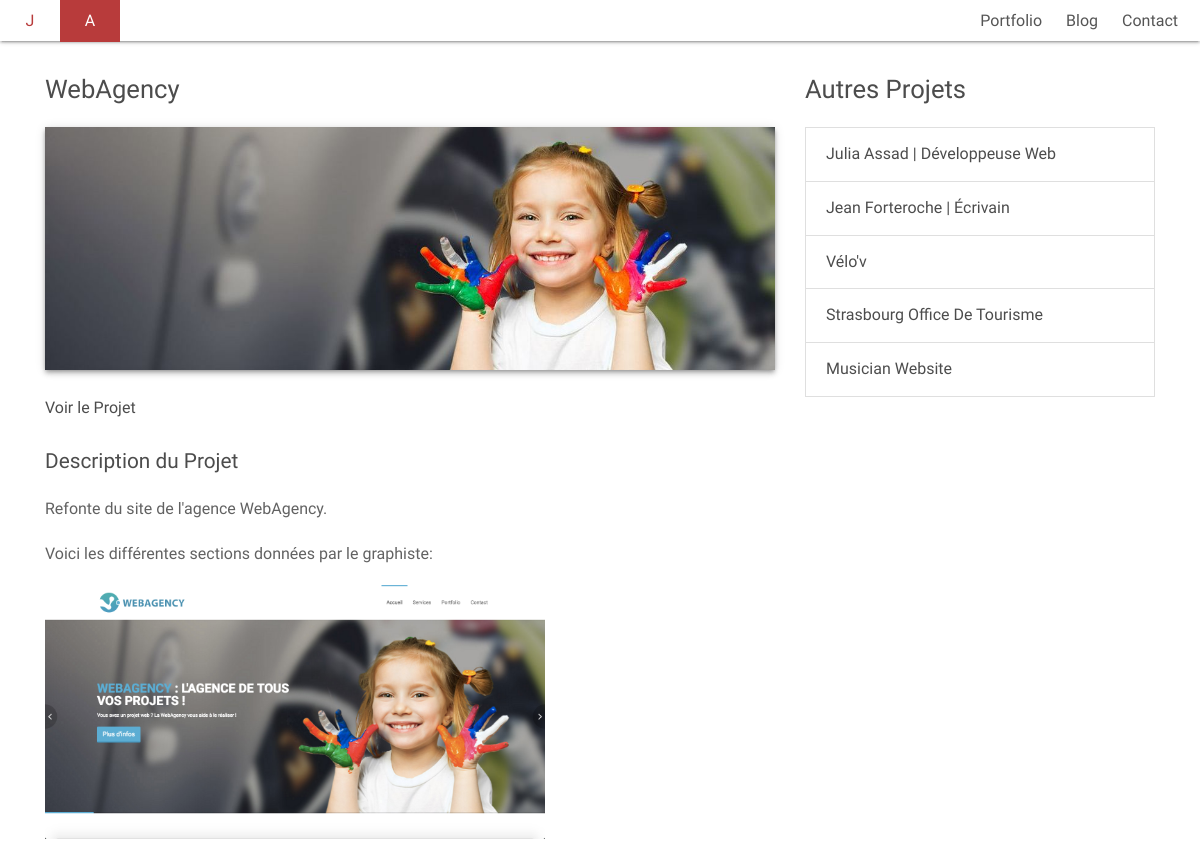
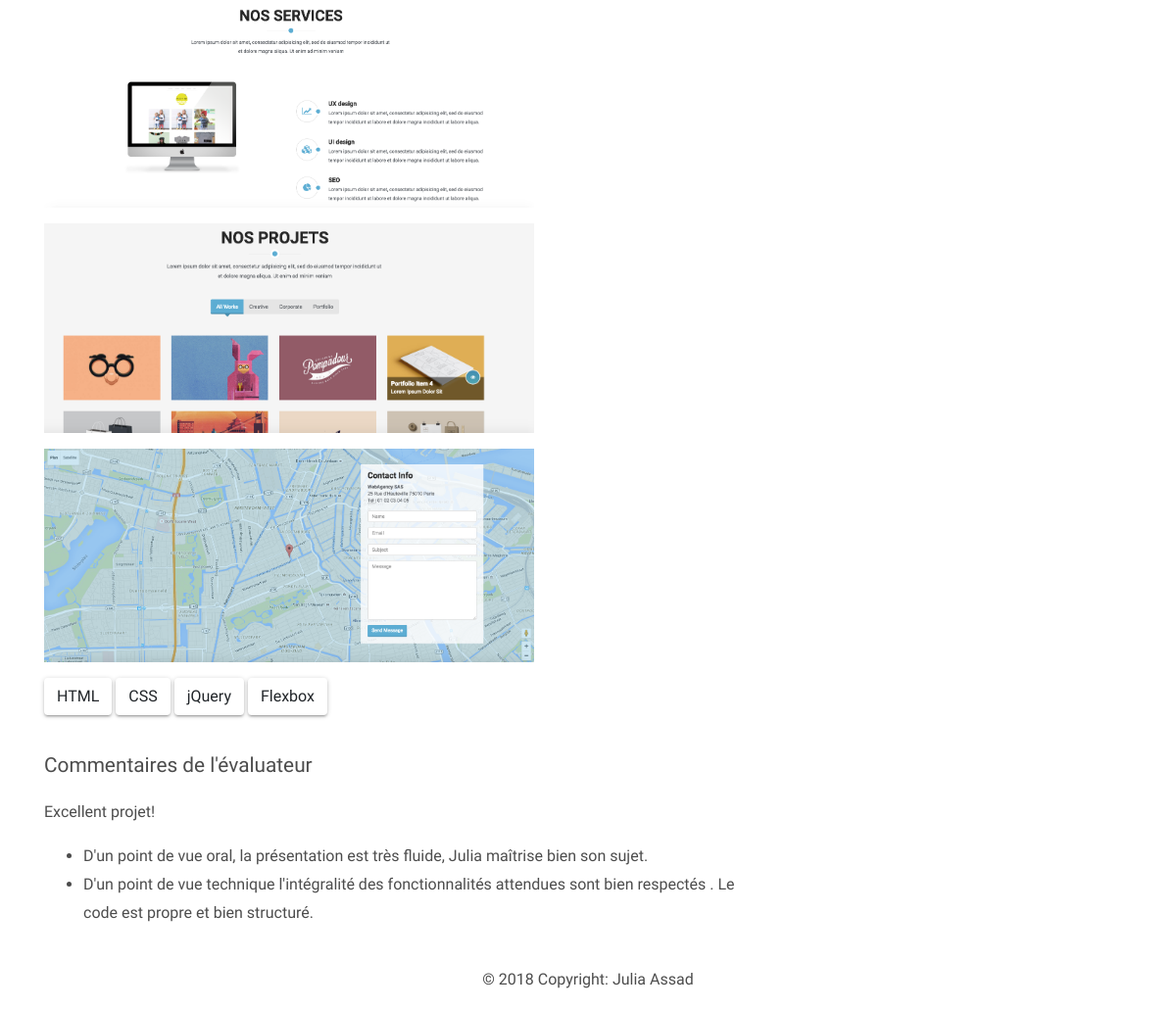
/Portfolio/projets/webagency, run on the app's committed database (2 pictures, top to bottom).
### tables this page shows
CREATE TABLE `projects` (
  `id` int(11) NOT NULL,
  `project_name` varchar(255) NOT NULL,
  `project_description` text NOT NULL,
  `project_sm_image` varchar(255) NOT NULL,
  `project_lg_image` varchar(255) NOT NULL,
  `project_url` varchar(255) NOT NULL,
  `project_comments` text NOT NULL,
  `project_slug` text NOT NULL,
  `is_published` tinyint(1) NOT NULL DEFAULT '0'
);

CREATE TABLE `project_categories` (
  `id` int(11) NOT NULL,
  `project_id` int(11) NOT NULL,
  `category_id` int(11) NOT NULL
);

CREATE TABLE `categories` (
  `category_id` int(11) NOT NULL,
  `category_name` varchar(255) NOT NULL,
  `category_type` varchar(255) NOT NULL,
  `category_name_slug` varchar(255) NOT NULL,
  `category_type_slug` varchar(255) NOT NULL
);

### app/libraries/Core.php (called while the page is built, shortened)
<?php
class Core
{
 protected $currentMethod = 'Index';
 public function __construct()
 {
  $url = $this->getUrl();
  if (file_exists('../app/controllers/' . ucwords($url[0]) . '.php')) {
   unset($url[0]);
  }
  $this->currentController = new $this->currentController;
  if (isset($url[1])) {
   if (method_exists($this->currentController, $url[1])) {
    $this->currentMethod = $url[1];
    unset($url[1]);
   }
  }
  $this->params = $url ? array_values($url) : [];
  call_user_func_array([$this->currentController, $this->currentMethod], $this->params);
 }
 public function getUrl()
 {
  if (isset($_GET['url'])) {
   $url = rtrim($_GET['url'], '/');
   $url = filter_var($url, FILTER_SANITIZE_URL);
   $url = explode('/', $url);
   return $url;
  }
 }
}

### build/index.php (called while the page is built, shortened)
<?php
$init = new Core;

### app/libraries/Database.php (called while the page is built, shortened)
<?php
class Database
{
 private $host = DB_HOST;
 private $user = DB_USER;
 private $pass = DB_PASS;
 private $dbname = DB_NAME;
 private $dbh;
 private $stmt;
 public function __construct()
 {
  $dsn = 'mysql:host=' . $this->host . ';dbname=' . $this->dbname;
  $options = array(
   PDO::ATTR_PERSISTENT => true,
   PDO::ATTR_ERRMODE => PDO::ERRMODE_EXCEPTION,
  );
  try {
   $this->dbh = new PDO($dsn, $this->user, $this->pass, $options);
  } catch (PDOException $e) {
   $this->error = $e->getMessage();
   echo $this->error;
  }}
 public function query($sql)
 {
  $this->stmt = $this->dbh->prepare($sql);
 }
 public function bind($param, $value, $type = null)
 {
  if (is_null($type)) {
   switch (true) {
    default:
     $type = PDO::PARAM_STR;
   }
  }
  $this->stmt->bindValue($param, $value, $type);
 }
 public function execute()
 {
  return $this->stmt->execute();
 }
 public function resultSet()
 {
  $this->execute();
  return $this->stmt->fetchAll(PDO::FETCH_OBJ);
 }
 public function single()
 {
  $this->execute();
  return $this->stmt->fetch(PDO::FETCH_OBJ);
 }
}

### app/models/Projectmodel.php (called while the page is built, shortened)
<?php
class Projectmodel
{
    private $db;
    public function __construct()
    {
        $this->db = new Database;
    }
    public function getPublishedProjects()
    {
        $this->db->query('SELECT * FROM projects WHERE projects.is_published = 1 ORDER BY projects.id DESC');
        $results = $this->db->resultSet();
        return $results;
    }
    public function getCategoriesByProjectSlug($slug)
    {
        $this->db->query('SELECT * FROM project_categories
        INNER JOIN projects on project_categories.project_id = projects.id
        INNER JOIN categories on categories.category_id = project_categories.category_id
        WHERE project_slug = :slug');
        $this->db->bind(':slug', $slug);
        $results = $this->db->resultSet();
        return $results;
    }
    public function getProjectBySlug($slug)
    {
        $this->db->query("SELECT * FROM projects WHERE project_slug = :slug");
        $this->db->bind(':slug', $slug);
        $row = $this->db->single();
        return $row;
    }
}

### app/views/front/pages/project.php (the view, shortened to what this page needs)
<?php require APPROOT . '/views/inc/header.php';?>
<?php require APPROOT . '/views/inc/top-menu.php';?>
<div id="main" class="main-container">
    <section class="single-project">
        <div class="container">
            <div class="row">
                <div class="col-md-8">
                    <h2 class="single-project--title">
                        <?php echo $data['project']->project_name;?>
                    </h2>
                    <div class="single-project--inner">
                        <div class="single-project--image">
                            <a href="<?php echo $data['project']->project_url;?>" target="_blank"> <img class="img-fluid large-hero__image" src="<?php echo URLROOT;?>/uploads/<?php echo $data['project']->project_lg_image;?>" alt="<?php echo $data['project']->project_name;?>"></a>
                        </div>
                        <div class="pointer py-4"><span class="lnr lnr-pointer-right"></span> <a href="<?php echo $data['project']->project_url;?>" target="_blank">Voir le Projet</a></div>
                        <div class="single-project--description">
                            <h3 class="single-project--description--title">Description du Projet</h3>
                            <?php echo $data['project']->project_description;?>
                        </div>
                        <div class="single-project--languages-used mt-3">
                        <?php foreach($data['categories'] as $category):?>
                         <button class="btn"><?php echo $category->category_name;?></button>
                        <?php endforeach;?>
                        </div>
                    </div>
                    <?php if($data['project']->project_comments):?>
                    <div class="single-project--feedback my-4">
                            <h3>Commentaires de l'évaluateur</h3>
                            <?php echo $data['project']->project_comments;?>
                    </div>
                    <?php endif;?>
                </div>
                <div class="col-md-4">
                    <h2 class="others-projects--title">Autres Projets</h2>
                    <ul class="list-group">
                        <?php foreach($data['projects'] as $project):?>
                        <?php if($data['project']->id != $project->id):?>
                        <li class="list-group-item rounded-0"><a href="<?php echo URLROOT;?>/Portfolio/projets/<?php echo $project->project_slug;?>"><?php echo $project->project_name;?></a></li>
                        <?php endif;?>
                        <?php endforeach;?>
                    </ul>
                </div>
            </div>
        </div>
    </section>
</div>
<?php require APPROOT . '/views/inc/footer.php';?>

### data on the page
projects: project_name "WebAgency", project_lg_image (picture), project_description "Refonte du site de l'agence WebAgency. Voici les différentes sections données par le graphiste:", project_description (picture), project_comments "Excellent projet! D'un point de vue oral, la présentation est très fluide, Julia maîtrise bien son sujet. D'un point de vue technique l'intégralité des fonctionnalités attendues sont bien respectés . Le code est propre et bien structuré."
project_categories: category.category_name "HTML"
project_categories: category.category_name "CSS"
project_categories: category.category_name "jQuery"
project_categories: category.category_name "Flexbox"
projects: project_name "Julia Assad | Développeuse Web"
projects: project_name "Jean Forteroche | Écrivain"
projects: project_name "Vélo'v"
projects: project_name "Strasbourg Office De Tourisme"
projects: project_name "Musician Website"
